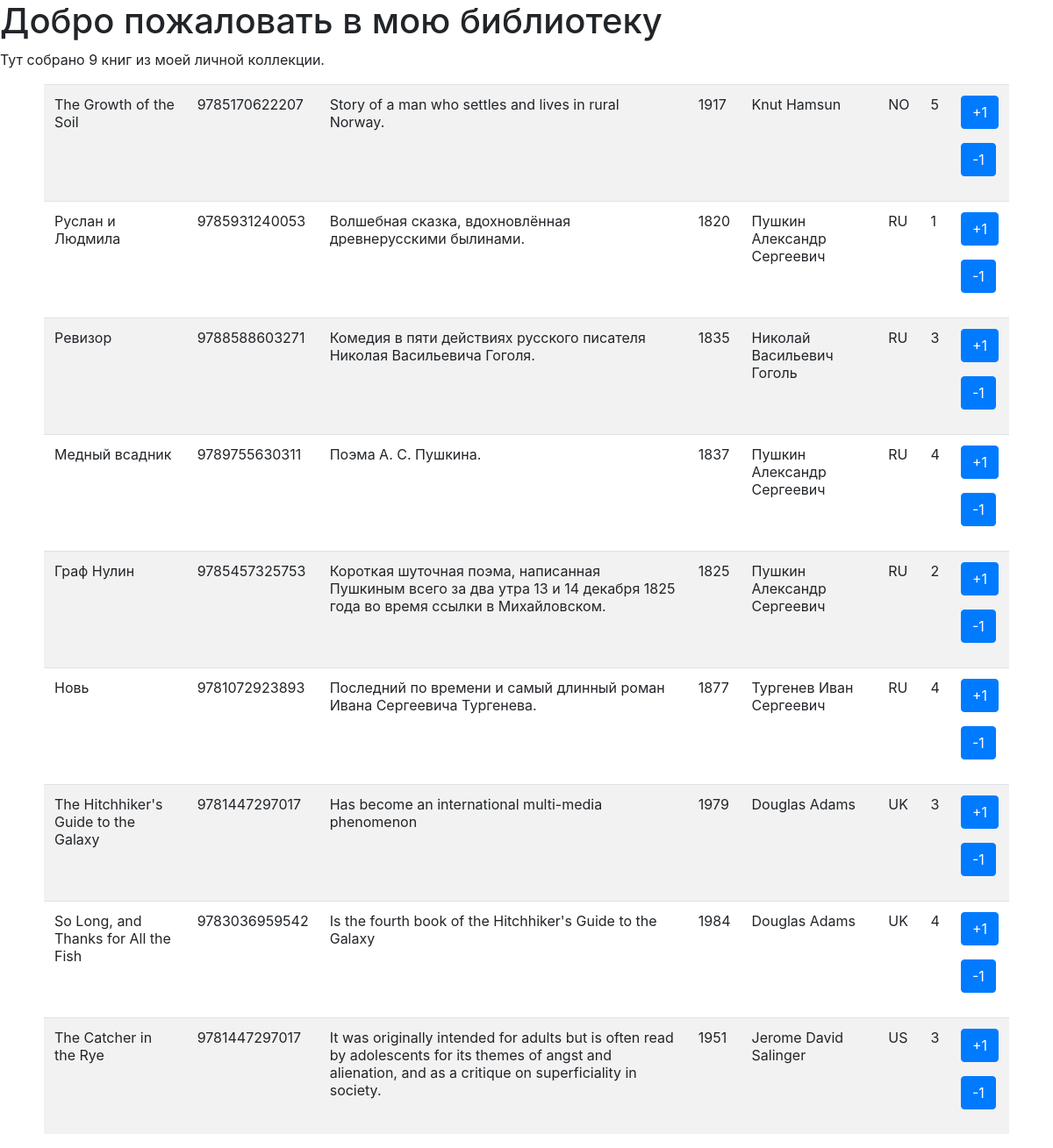
The page /books/ on the database its author committed.
### p_library/models.py (models this page shows, shortened)
class Book(models.Model):
    ISBN = models.CharField(max_length=13,
                            verbose_name=_("Международный стандартный "
                                           "книжный номер"))
    title = models.TextField(verbose_name=_("Название"))
    description = models.TextField(verbose_name=_("Аннотация"))
    year_release = models.SmallIntegerField(verbose_name=_("Год издания"))
    copy_count = models.SmallIntegerField(verbose_name=_("Число копий"))
    price = models.DecimalField(max_digits=12, decimal_places=2,
                                verbose_name=_("Цена"))
    author = models.ForeignKey("p_library.Author", on_delete=models.CASCADE,
                               verbose_name=_("Автор"),
                               related_name="book_author")

class Author(models.Model):
    full_name = models.TextField(verbose_name=_("Имя автора"))
    birth_year = models.SmallIntegerField(verbose_name=_("Год рожения"))
    country = models.CharField(max_length=2, verbose_name=_("Страна"))

### p_library/views.py (the view)
# urls.py: path('books/', views.books_list),
def books_list(request):
    template = loader.get_template('books.html')
    books = Book.objects.all()
    biblio_data = {
        "title": "мою библиотеку",
        "books": books,
    }
    return HttpResponse(template.render(biblio_data, request))

### p_library/templates/books.html (shortened to what this page needs)
<html lang="en">
<head>
    <link rel="stylesheet" href="https://stackpath.bootstrapcdn.com/bootstrap/4.5.0/css/bootstrap.min.css">
</head>
<body>
<h1>Добро пожаловать в {{ title }} </h1>
<p>Тут собрано {{ books|length }} книг из моей личной коллекции.</p>
<table class="table table-striped table-hover col-11 mx-auto">
    {% for book in books %}
    <tr>
        <td>{{ book.title }}</td>
        <td>{{ book.ISBN }}</td>
        <td>{{ book.description }}</td>
        <td>{{ book.year_release }}</td>
        <td>{{ book.author.full_name }}</td>
        <td>{{ book.author.country }}</td>
        <td>{{ book.copy_count }}</td>
        <td>
            <form action="/index/book_increment/" method="post" enctype="multipart/form-data">
                <input type="submit" class="btn btn-primary" value="+1"/>
            </form>
            <form action="/index/book_decrement/" method="post" enctype="multipart/form-data">
                <input type="submit" class="btn btn-primary" value="-1" />
            </form>
        </td>
    </tr>
    {% endfor %}
</table>
</body>
</html>

### rows shown on the page
Book: title "The Growth of the Soil", ISBN "9785170622207", description "Story of a man who settles and lives in rural Norway.", year_release "1917", author.full_name "Knut Hamsun", author.country "NO", copy_count "5"
Book: title "Руслан и Людмила", ISBN "9785931240053", description "Волшебная сказка, вдохновлённая древнерусскими былинами.", year_release "1820", author.full_name "Пушкин Александр Сергеевич", author.country "RU", copy_count "1"
Book: title "Ревизор", ISBN "9788588603271", description "Комедия в пяти действиях русского писателя Николая Васильевича Гоголя.", year_release "1835", author.full_name "Николай Васильевич Гоголь", author.country "RU", copy_count "3"
Book: title "Медный всадник", ISBN "9789755630311", description "Поэма А. С. Пушкина.", year_release "1837", author.full_name "Пушкин Александр Сергеевич", author.country "RU", copy_count "4"
Book: title "Граф Нулин", ISBN "9785457325753", description "Короткая шуточная поэма, написанная Пушкиным всего за два утра 13 и 14 декабря 1825 года во время ссылки в Михайловском.", year_release "1825", author.full_name "Пушкин Александр Сергеевич", author.country "RU", copy_count "2"
Book: title "Новь", ISBN "9781072923893", description "Последний по времени и самый длинный роман Ивана Сергеевича Тургенева.", year_release "1877", author.full_name "Тургенев Иван Сергеевич", author.country "RU", copy_count "4"
Book: title "The Hitchhiker's Guide to the Galaxy", ISBN "9781447297017", description "Has become an international multi-media phenomenon", year_release "1979", author.full_name "Douglas Adams", author.country "UK", copy_count "3"
Book: title "So Long, and Thanks for All the Fish", ISBN "9783036959542", description "Is the fourth book of the Hitchhiker's Guide to the Galaxy", year_release "1984", author.full_name "Douglas Adams", author.country "UK", copy_count "4"
Book: title "The Catcher in the Rye", ISBN "9781447297017", description "It was originally intended for adults but is often read by adolescents for its themes of angst and alienation, and as a critique on superficiality in society.", year_release "1951", author.full_name "Jerome David Salinger", author.country "US", copy_count "3"

### other values the page prints
{{ title }} "мою библиотеку"
{{ books|length }} "9"
